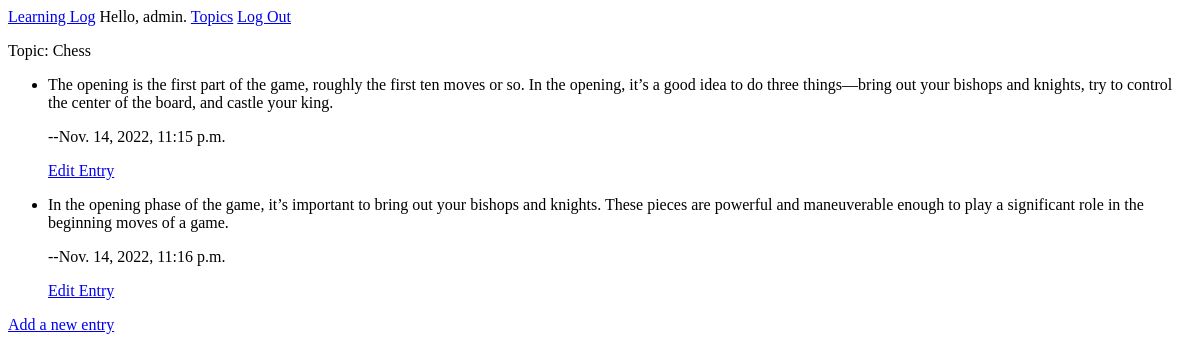
Before: /topics/1/ (signed in) with the older database file.
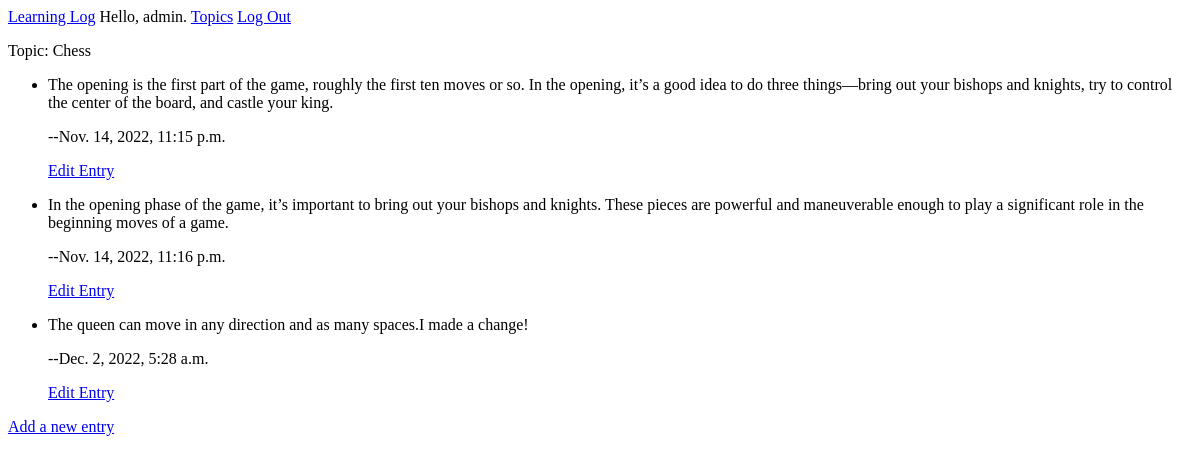
After: the same page with the newer database file.
### MainApp/models.py (models this page shows, shortened)
class Topic(models.Model):
    text = models.CharField(max_length=200)
    date_added = models.DateTimeField(auto_now_add=True)
    owner = models.ForeignKey(User, on_delete=models.CASCADE)
    def __str__(self):
        return self.text

class Entry(models.Model):
    topic = models.ForeignKey(Topic, on_delete=models.CASCADE)
    text = models.TextField()
    date_added = models.DateTimeField(auto_now_add=True)
    class Meta:
        verbose_name_plural = 'entries'

### MainApp/views.py (the view)
# urls.py: path('topics/<int:topic_id>/',views.topic,name='topic'),
@login_required
def topic(request,topic_id):
    t = Topic.objects.get(id=topic_id)
    if t.owner != request.user:
        raise Http404
    entries = Entry.objects.filter(topic=t)
    context = {'topic':t,'entries':entries}
    return render(request,'MainApp/topic.html',context)

### MainApp/templates/mainapp/topic.html
{% extends "MainApp/base.html" %}
{% block content %}
<p> Topic: {{ topic }} </p>
<ul>
    {% for e in entries %}
    <li>
        {{ e.text }}
    </li>
    <p>--{{ e.date_added }}</p>
    <p>
        <a href="{% url 'MainApp:edit_entry' e.id %}">Edit Entry</a>
    </p>
    {% empty %}
    <li>No entries for this topic have been added yet.</li>
    {% endfor %}
</ul>
<p>
    <a href="{% url 'MainApp:new_entry' topic.id %}">Add a new entry</a>
</p>
{% endblock content %}

### MainApp/templates/mainapp/base.html
<p>
    <a href="{% url 'MainApp:index' %}">Learning Log</a>
    {% if user.is_authenticated %}
    Hello, {{user.username}}.
    <a href="{% url 'MainApp:topics' %}">Topics</a>
    <a href="{% url 'users:logout' %}">Log Out</a>
    {% else %}
    <a href="{% url 'users:login' %}">Log In</a>
    <a href="{% url 'users:register' %}">Register</a>
    {% endif %}
</p>
{% block content %}
{% endblock content %}

Changed rows visible on the page:
added Entry: text "The queen can move in any direction and as many spaces.I made a change!", date_added "Dec. 2, 2022, 5:28 a.m."
